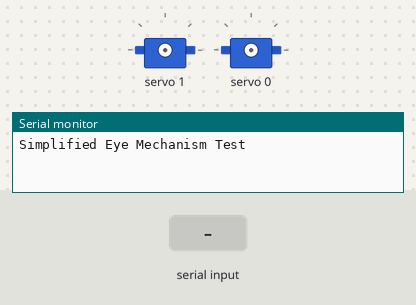
Bench run of a sketch on a simulated Arduino Uno, built with avr-gcc and run on an emulated ATmega328P. Shown: 2 × servo, the last lines printed to the serial monitor. Inputs (shaded band) come from the test bench.

Above: at 1.2 s.
1.3 s: "90,45\n" received over Serial
At 2.5 s:
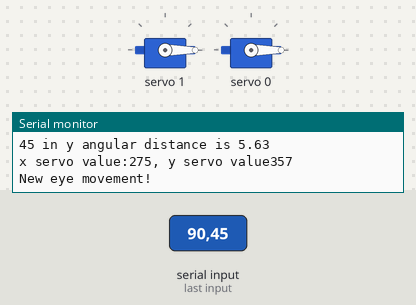
2.8 s: "200\n" received over Serial
At 3.9 s:
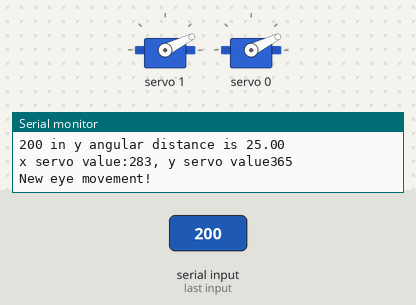
Timing chart, 0 to 5.8 s (numbered marks = the images above; inputs shaded):
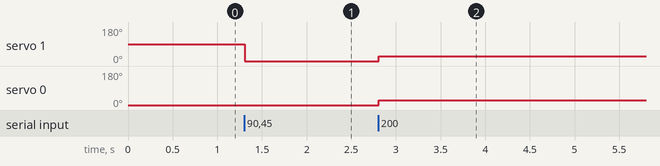

The sketch:

mechanical_eye.ino
```cpp
#include <Wire.h> // Include Wire library for I2C communication
#include <Adafruit_PWMServoDriver.h> // Include Adafruit PWM Servo Driver Library

// Create Adafruit PWM Servo Driver instance
Adafruit_PWMServoDriver pwm = Adafruit_PWMServoDriver();

// Define minimum and maximum pulse lengths for servos
#define XSERVOMIN  140
#define XSERVOMAX  400
#define YSERVOMIN  280
#define YSERVOMAX  430

// Define minimum and maximum angles for x and y directions
// #define XANGLEMAX 75
// #define XANGLEMIN 150
// #define YANGLEMAX -30
// #define XANGLEMIN 30


// Camera Characteristics

// Resolution
const int cameraWidth = 640;
const int cameraHeight = 480;

const float FOV_x = 60.0;
const float FOV_y= 60.0;

const float angularDistancePerPixelX = FOV_x/cameraWidth;
const float angularDistancePerPixelY = FOV_y/cameraHeight;

// Offset for the new origin
float originOffsetX = 0.0;
float originOffsetY = 0.0;

// Used to return angular distance to the monitor
struct AngularDistance {
  float xAD;
  float yAD;
};

struct Coordinates {
  float x;
  float y;
};

void setup() {
  Serial.begin(115200); // Start serial communication at 9600 baud rate
  Serial.println("Simplified Eye Mechanism Test");


  pwm.begin(); // Initialize PWM servo driver
  pwm.setPWMFreq(60); // Set PWM frequency for analog servos (~60 Hz)


  pwm.setPWM(1, 0, 0);
  pwm.setPWM(0, 0, 0);

  delay(10);
}

void loop() {
  // Takes x and y values from Serial Monitor for now, could connect with python for example?
  // float x = readSerialFloat();
  // float y = readSerialFloat();

  Coordinates coords = readCoordinates();
  int x = coords.x;
  int y = coords.y;

  AngularDistance angularDistance = calculateAngularDistance(x, y);

  // Map angular distances to servo pulse lengths
  int xServoValue = map(angularDistance.xAD, -180, 180, XSERVOMIN, XSERVOMAX);
  int yServoValue = map(angularDistance.yAD, -180, 180, YSERVOMIN, YSERVOMAX);
  Serial.print("x servo value:");
  Serial.print(xServoValue);
  Serial.print(", y servo value");
  Serial.println(yServoValue);
  pwm.setPWM(1, 0, x);
  pwm.setPWM(0, 0, y);

  delay(10);
  Serial.println("New eye movement!");
}


// Theoretically take an X and Y coordinate (pixel?) and convert it into angular distance depending on the camera specification
AngularDistance calculateAngularDistance(int x, int y) {
  AngularDistance result;

  x += originOffsetX;
  y += originOffsetY;

  // Use the calculated ADPP to convert pixel coordinates to angular distance per components
  result.xAD = x * angularDistancePerPixelX;
  Serial.print(x);
  Serial.print(" in x angular distance is ");
  Serial.println(result.xAD);

  result.yAD = y * angularDistancePerPixelY;

  Serial.print(y);
  Serial.print(" in y angular distance is ");
  Serial.println(result.yAD);

  // The prints gives out the new position that the eyes are looking at and their angular distance.

//  originOffsetX = x;
//  originOffsetY = y;

  return result;
}

// Takes inputs from the Serial Monitor
// float readFloat() {
//   while (!Serial.available()); // Wait for data
//   return Serial.parseFloat();   // Read the float
// }

Coordinates readCoordinates() {
  while (!Serial.available()); // Wait for data

  // Read the input in the format "(x,y)"
  String input = Serial.readStringUntil('\n');

  // Remove the parentheses and split the string into two parts
  input.trim();
  int commaIndex = input.indexOf(',');

  // Extract x and y components
  String xString = input.substring(0, commaIndex);
  String yString = input.substring(commaIndex + 1);

  // Convert strings to floats
  float x = xString.toFloat();
  float y = yString.toFloat();

  // Create and return a Coordinates struct
  Coordinates result = {x, y};
  return result;
}
```

Measured:
- after the input at 1.3 s, servo 1: 90° → 0° at once
- after the input at 2.8 s, servo 1, servo 0: 0° → 26° at once
